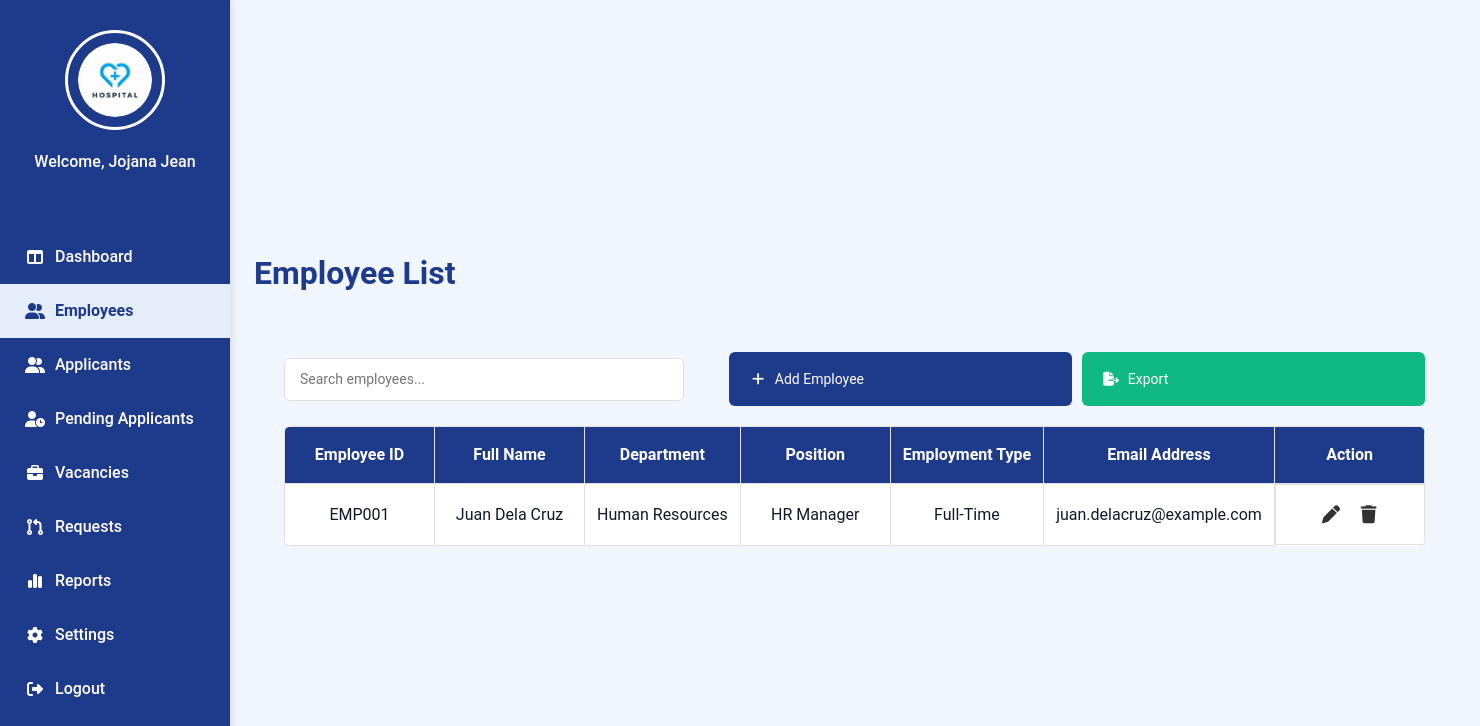
Page /Admin_Employee.php on the earlier database version.
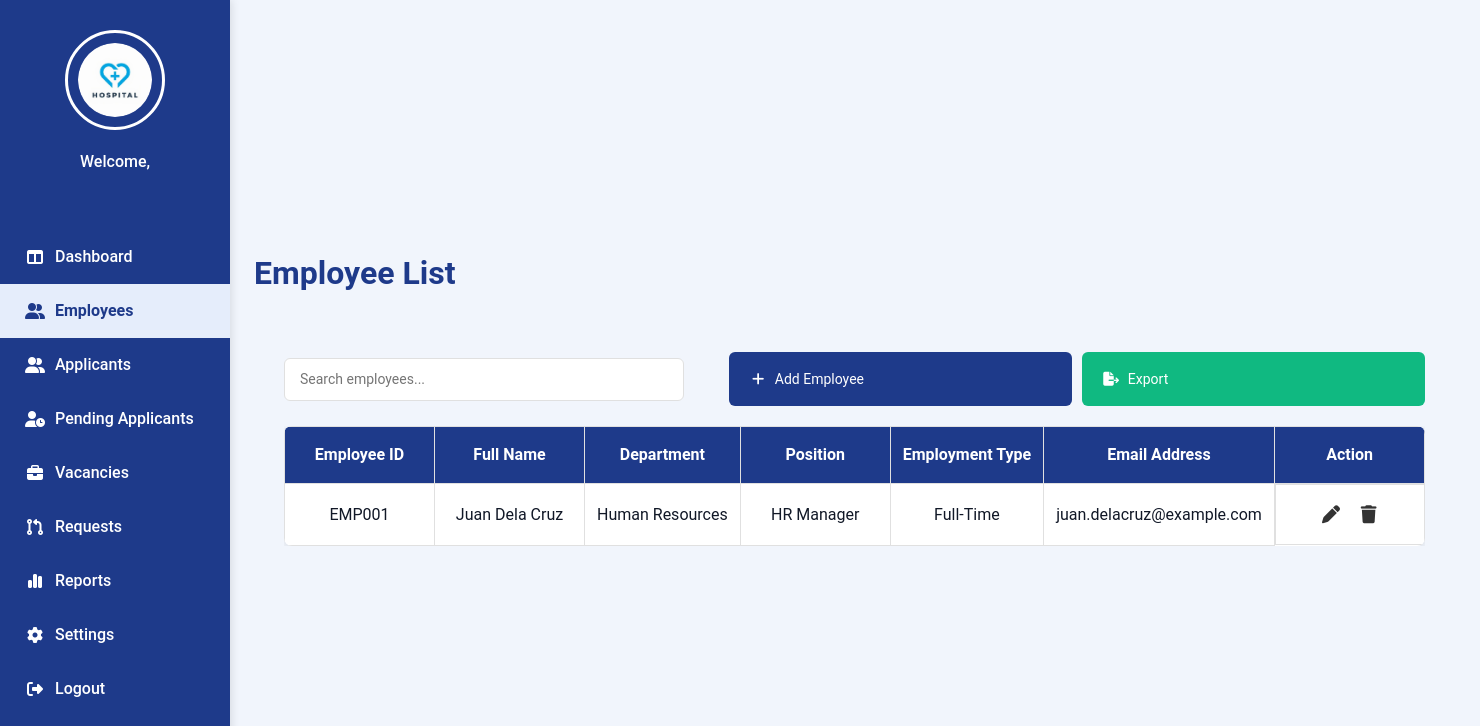
Same page on the later database version.
### tables this page shows
CREATE TABLE `user` (
  `applicant_employee_id` varchar(100) DEFAULT NULL,
  `email` varchar(100) NOT NULL,
  `password` varchar(255) NOT NULL,
  `role` varchar(50) NOT NULL,
  `fullname` varchar(150) NOT NULL,
  `status` varchar(20) NOT NULL,
  `created_at` datetime NOT NULL,
  `profile_pic` varchar(255) DEFAULT NULL,
  `reset_token` varchar(255) NOT NULL,
  `token_expiry` varchar(255) NOT NULL,
  `sub_role` varchar(50) DEFAULT NULL
);

### Admin_Employee.php (the view, shortened to what this page needs)
<?php
require 'admin/db.connect.php';
$adminanmeQuery = $conn->query("SELECT fullname FROM user WHERE role = 'Admin'");
if ($adminanmeQuery && $row = $adminanmeQuery->fetch_assoc()) {
    $adminname = $row['fullname'];
}
?>
<!DOCTYPE html>
<html lang="en">
<head>
  <link rel="stylesheet" href="https://cdnjs.cloudflare.com/ajax/libs/font-awesome/7.0.1/css/all.min.css"
 />
  <link rel="stylesheet" href="admin-sidebar.css">
  <link href="https://cdn.jsdelivr.net/npm/bootstrap@5.3.3/dist/css/bootstrap.min.css" rel="stylesheet">
</head>
<body>
    <div class="sidebar">
        <div class="sidebar-logo">
            <img src="Images/hospitallogo.png" alt="Hospital Logo">
        </div>
        <div class="sidebar-name">
            <p><?php echo "Welcome, $adminname"; ?></p>
  </div>
  <ul class="nav flex-column">
    <li><a href="Admin_Dashboard.php"><i class="fa-solid fa-table-columns"></i>Dashboard</a></li>
    <li class="active"><a href="Admin_Employee.php"><i class="fa-solid fa-user-group"></i>Employees</a></li>
    <li><a href="Admin-Applicants.php"><i class="fa-solid fa-user-group"></i>Applicants</a></li>
    <li><a href="Admin-Pending-Applicants.php"><i class="fa-solid fa-user-clock"></i>Pending Applicants</a></li>
    <li><a href="Admin_Vacancies.php"><i class="fa-solid fa-briefcase"></i>Vacancies</a></li>
    <li><a href="Admin-request.php"><i class="fa-solid fa-code-pull-request"></i>Requests</a></li>
    <li><a href="Admin_Reports.php"><i class="fa-solid fa-chart-simple"></i>Reports</a></li>
    <li><a href="Admin-Settings.php"><i class="fa-solid fa-gear"></i>Settings</a></li>
    <li><a href="Login.php"><i class="fa-solid fa-right-from-bracket"></i>Logout</a></li>
  </ul>
</div>
  <div class="main-content">
    <div class="main-content-header">
      <h1>Employee List</h1>
    </div>
    <div class="table-container">
      <div class="controls-bar">
        <div class="search-box">
          <input type="text" id="searchInput" placeholder="Search employees..." onkeyup="filterTable()">
        </div>
        <div class="button-group">
          <button class="btn btn-primary"><i class="fa-solid fa-plus"></i> Add Employee</button>
          <button class="btn btn-success"><i class="fa-solid fa-file-export"></i> Export</button>
        </div>
      </div>
      <div class="table-responsive">
        <table>
          <thead>
            <tr>
              <th>Employee ID</th>
              <th>Full Name</th>
              <th>Department</th>
              <th>Position</th>
              <th>Employment Type</th>
              <th>Email Address</th>
              <th>Action</th>
            </tr>
          </thead>
          <tbody id="employeeTable">
            <tr>
              <td>EMP001</td>
              <td>Juan Dela Cruz</td>
              <td>Human Resources</td>
              <td>HR Manager</td>
              <td>Full-Time</td>
              <td>juan.delacruz@example.com</td>
              <td class="action-icons">
                <a href="#" class="edit"><i class="fa-solid fa-pen"></i></a>
                <a href="#" class="delete"><i class="fa-solid fa-trash"></i></a>
              </td>
            </tr>
          </tbody>
        </table>
      </div>
    </div>
  </div>
</body>
</html>

Differences in the rows shown:
removed user: fullname "Jojana Jean"
